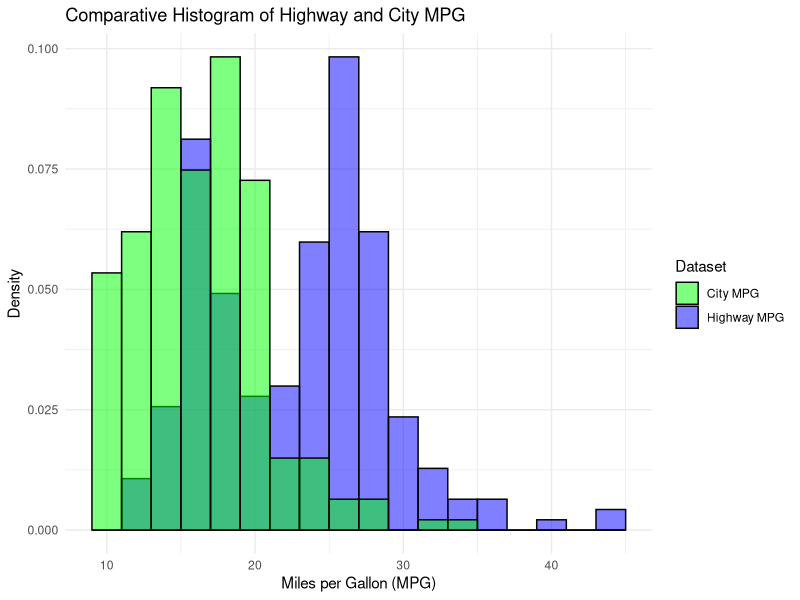

Source code (R):
# Load the necessary libraries
library(ggplot2)

# Load the mpg dataset
data("mpg")

# Create the comparative histogram with legend
ggplot(mpg, aes(x = hwy)) +
  geom_histogram(aes(y = ..density.., fill = "Highway MPG"), binwidth = 2, alpha = 0.5, color = "black", position = "identity") +
  geom_histogram(aes(x = cty, y = ..density.., fill = "City MPG"), binwidth = 2, alpha = 0.5, color = "black", position = "identity") +
  labs(title = "Comparative Histogram of Highway and City MPG",
       x = "Miles per Gallon (MPG)",
       y = "Density",
       fill = "Dataset") +
  scale_fill_manual(values = c("Highway MPG" = "blue", "City MPG" = "green")) +
  theme_minimal() +
  guides(fill = guide_legend(title = "Dataset"))
